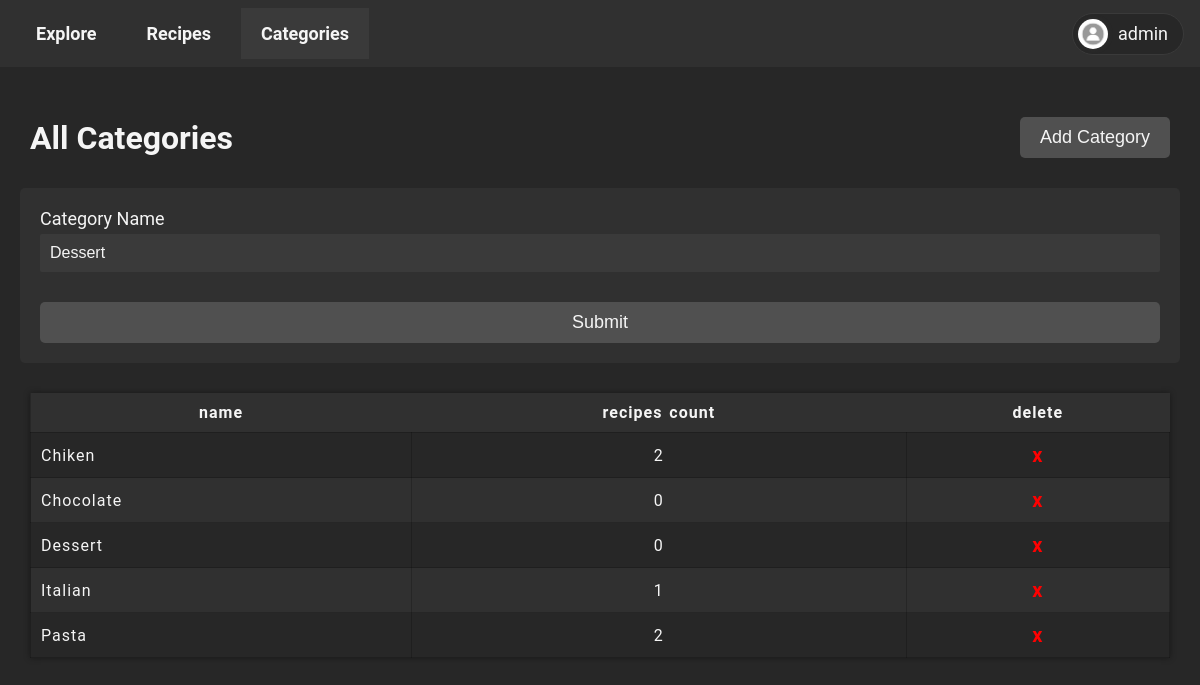
/admin/categories/index.php?id=3 (signed in), run on the app's committed database.
### tables this page shows
CREATE TABLE `categories` (
  `categoryID` int(255) NOT NULL,
  `categoryName` varchar(255) NOT NULL
);

### admin/categories/index.php (the view, shortened to what this page needs)
<!DOCTYPE html>
<html lang="en">
<head>
    <link rel="stylesheet" href="../../_public/style.css">
</head>
<body>
    <?php
    require "../../_public/nav.php";
    require "../../_auth/check_admin.php";
    ?>
    <div class="container">
        <div class="first">
            <h1>All Categories</h1>
            <button class="add"> Add Category </button>
        </div>
        <?php
        $name = "";
        $formState = "";
        if ($_SERVER['REQUEST_METHOD'] == 'GET' && !!isset($_GET['id'])) {
            $id = $_GET['id'];
            $query = "SELECT * FROM categories WHERE categoryID = $id";
            $result = mysqli_query($con, $query);
            $row = mysqli_fetch_array($result);
            if ($row) {
                $name = $row['categoryName'];
                $formState = "show";
            } else
                echo "No data found !!";
        } else if ($_SERVER['REQUEST_METHOD'] == 'POST') {
            $id = !!isset($_POST['categoryID']) ? $_POST['categoryID'] : false;
            $name = mysqli_real_escape_string($con, $_POST['name']);
            if ($id) {
                $query = "UPDATE categories SET categoryName = '$name' WHERE categoryID = $id";
                mysqli_query($con, "UPDATE recipecategory SET categoryName = '$name' WHERE categoryID = $id");
            } else {
                $query = "INSERT INTO categories (categoryName) VALUES ('$name')";
            }
            $result = mysqli_query($con, $query);
            if ($result) {
                echo '<script> window.location.href = "' . $_SERVER['PHP_SELF'] . '" </script>';
            } else {
                echo "Failed to save data !!";
            }
        }
        ?>
        <form class="add <?php echo $formState ?>" action="<?php echo htmlspecialchars($_SERVER['PHP_SELF']) ?>"
            method="post">
            <div>
                <label for="title">Category Name</label>
                <input type="text" name="name" id="name" placeholder="Enter the name" value="<?php echo $name ?>"
                    required>
            </div>
            <div class="full">
                <button type="submit" class="add">Submit</button>
            </div>
        </form>
        <?php
        $sql = "SELECT * FROM categories ORDER BY categoryName ASC";
        $result = mysqli_query($con, $sql);
        $rows = mysqli_num_rows($result);
        if ($rows > 0) {
            echo '<div class="table_container">
                        <table>
                        <thead>
                            <tr>
                                <th>name</th>
                                <th>recipes count</th>
                                <th>delete</th>
                            </tr>
                        </thead>
                        <tbody>';
            while ($row = mysqli_fetch_array($result)) {
                $countQuery = "SELECT COUNT(*) AS count FROM recipecategory WHERE categoryID = " . $row["categoryID"];
                $countResult = mysqli_query($con, $countQuery);
                $countRow = mysqli_fetch_array($countResult);
                echo '<tr id=' . $row["categoryID"] . '>
                            <td>' . $row["categoryName"] . '</td>
                            <td class="center">' . $countRow[0] . ' </td>
                            <td><a href="/project/admin/categories/delete.php?delete=' . $row["categoryID"] . '"> x </a></td>
                        </tr>';
            }
            echo '</tbody>
            </table>
            </div>';
        } else {
            echo "No Categories Found";
        }
        ?>
</body>
</html>

### _public/style.css (style rules this page uses)
:root { --dark-primary: #272727; --dark-secondary: #303030; --grey-primary: #3A3A3A; --grey-secondary: #505050; --lighted-primary: #7b7b7b; --dark-disabled: #2A2A2A; --color: whitesmoke; --red-primary: #FF6E6E; --red-secondary: #ff6e6e11; }
* { padding: 0; margin: 0; box-sizing: border-box; }
body { color: var(--color) !important; background: var(--dark-primary); font-family: 'Roboto', sans-serif; transition: 0.4s; }
a { text-decoration: none; color: var(--color); }
.center { text-align: center; }
table { border-collapse: collapse; }
th, td { padding: 5px 20px; }
div.first { display: flex; align-items: center; justify-content: space-between; width: 100%; padding: 10px; gap: 20px; }
form.add.show { visibility: visible; opacity: 1; height: auto; transform: translateY(0); }
div.full { flex: 1 100% !important; }
div.table_container { width: 100%; padding: 10px; max-height: 600px; overflow-y: auto; overflow-x: auto; animation: .1s ease-in-out scaleIn; }

### data on the page
categories: name "Dessert", categoryName "Dessert", countRow "0"
categories: categoryName "Chiken", countRow "2"
categories: categoryName "Chocolate", countRow "0"
categories: categoryName "Italian", countRow "1"
categories: categoryName "Pasta", countRow "2"

### other printed values
$key "Recipes"
$key "Categories"
$_SESSION['username'] "admin"
